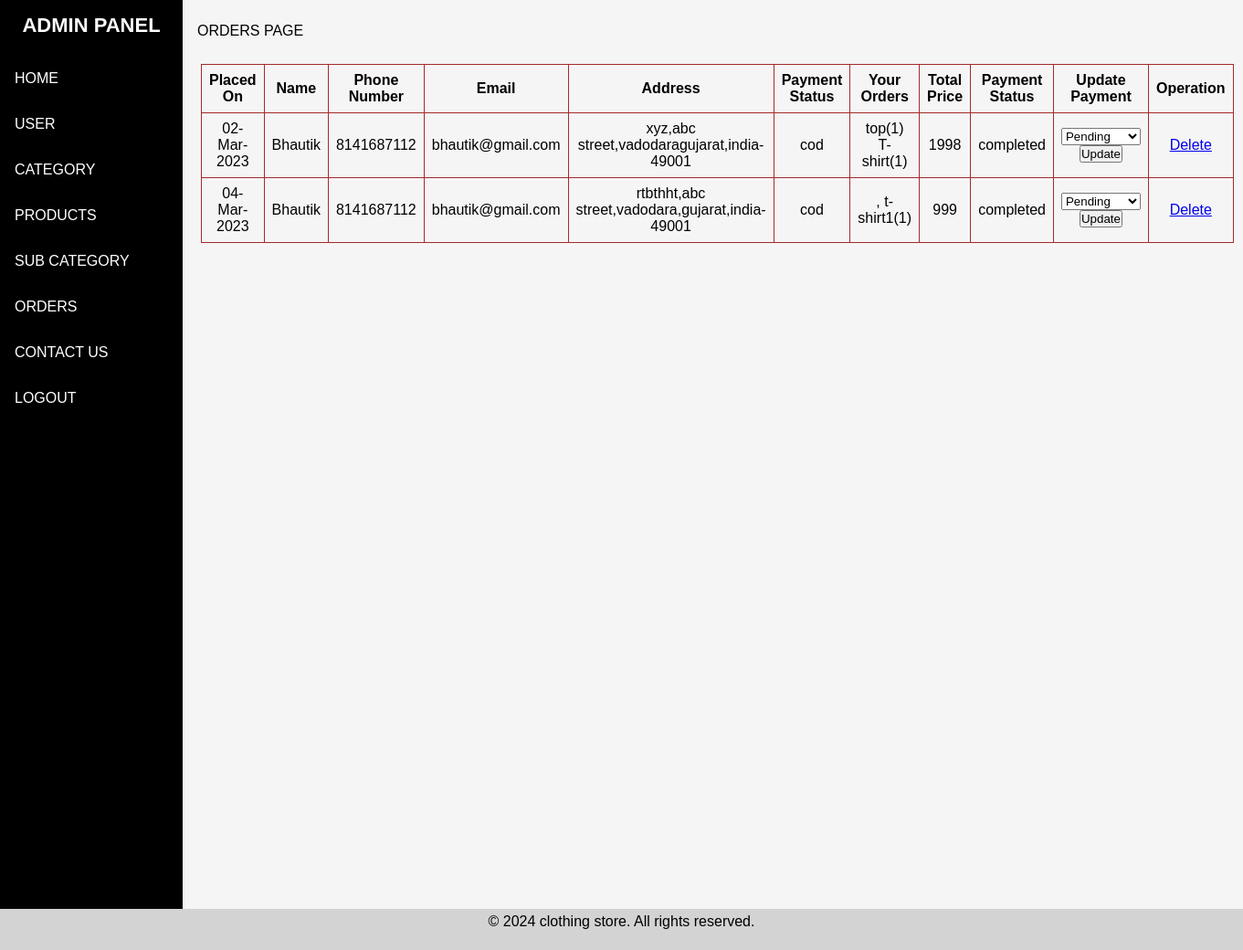
Screenshot of /admin/admin_orders.php (signed in) with the database file from the repository.
### tables this page shows
CREATE TABLE `orders` (
  `order_id` int(11) NOT NULL,
  `user_id` int(11) NOT NULL,
  `name` varchar(40) NOT NULL,
  `number` varchar(12) NOT NULL,
  `email` varchar(40) NOT NULL,
  `method` varchar(50) NOT NULL,
  `address` varchar(500) NOT NULL,
  `total_products` varchar(1000) NOT NULL,
  `total_price` int(100) NOT NULL,
  `placed_on` varchar(50) NOT NULL,
  `payment_status` varchar(20) NOT NULL DEFAULT 'Pending'
);

### admin/admin_orders.php (the view, shortened to what this page needs)
<?php
include ('header.php');
     ?>
<!DOCTYPE html>
<html lang="en">
<head>
</head>
<body>
<div class="main">
         <div class="top">
        <p>ORDERS PAGE</p>
        </div><br>
        <?php
$select_orders=mysqli_query($con,"select * from orders") or die('query Failed');
if(mysqli_num_rows($select_orders)>0){
    ?>
    <table border="1">
        <tr>
            <th>Placed On</th>
            <th>Name</th>
            <th>Phone Number</th>
            <th>Email</th>
            <th>Address</th>
            <th>Payment Status</th>
            <th>Your Orders</th>
            <th>Total Price</th>
            <th>Payment Status</th>
            <th>Update Payment</th>
            <th>Operation</th>
</tr>
    <?php
    while($fetch_orders=mysqli_fetch_assoc($select_orders)){
        ?>
        <tr>
              <td><?php echo $fetch_orders['placed_on'] ;?></td>
              <td><?php echo $fetch_orders['name']; ?></td>
              <td><?php echo $fetch_orders['number']; ?></td>
              <td><?php echo $fetch_orders['email']; ?></td>
              <td><?php echo $fetch_orders['address']; ?></td>
              <td><?php echo $fetch_orders['method']; ?></td>
              <td><?php echo $fetch_orders['total_products']; ?></td>
              <td><?php echo $fetch_orders['total_price']; ?></td>
              <td><?php echo $fetch_orders['payment_status']; ?></td>
              <td>
                    <form method="post">
                        <select name="update_payment">
                              <option value="pending">Pending</option>
                        </select>
                        <input type="submit" name="update_order" value="Update">
                    </form>
              </td>
              <td><a href="admin_orders.php?delete=<?php echo $fetch_orders['order_id'];?>" onclick="return confirm('Are Sure You Want To Delete?');">Delete</a></td>
        </tr>
        <?php
}
?>
</table>
<?php
}else{
    ?>
    <p class="page-title">NO Orders Yet!!!</p>
    <?php
}
?>
</body>
</html>
<?php
include ('./includes/footer.php');
?>

### admin/style.css (style rules this page uses)
* { padding: 0; margin: 0; }
.main { margin-left: 200px; background-color:whitesmoke; padding: 20px 16px; height: 1000px; color: black; font-family: 'Gill Sans', 'Gill Sans MT', Calibri, 'Trebuchet MS', sans-serif; }
.main .top { display: flex; padding: 5px 0px ; }
.main table { align-items: center; color: black; text-align: center; border-color: brown; width: 100%; border-collapse: collapse; margin: 4px; }
.main table th,td { padding: 8px; }

### rows the page displays
orders: placed_on "02-Mar-2023", name "Bhautik", number "8141687112", email "bhautik@gmail.com", address "xyz,abc street,vadodaragujarat,india-49001", method "cod", total_products "top(1) T-shirt(1)", total_price "1998", payment_status "completed"
orders: placed_on "04-Mar-2023", name "Bhautik", number "8141687112", email "bhautik@gmail.com", address "rtbthht,abc street,vadodara,gujarat,india-49001", method "cod", total_products ", t-shirt1(1)", total_price "999", payment_status "completed"
